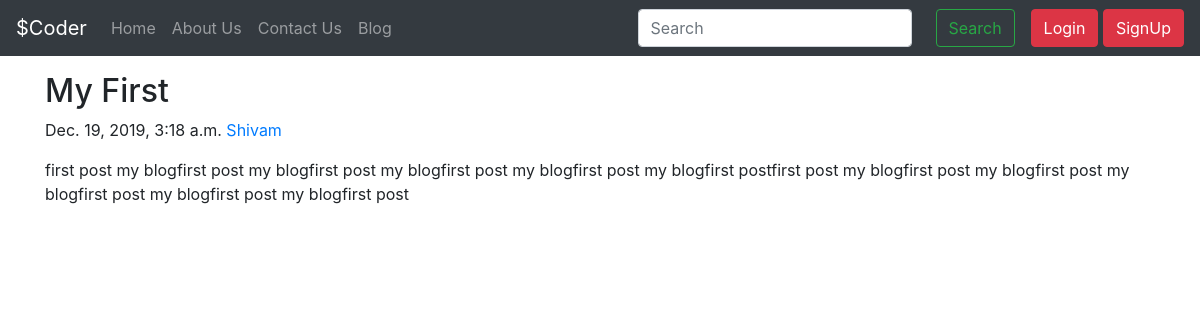
/blog/first-post, run on the app's committed database.
### blog/models.py (models this page shows, shortened)
class POST(models.Model):
    sno = models.AutoField(primary_key=True)
    title = models.CharField(max_length=100)
    content = models.CharField(max_length=1000)
    author = models.CharField(max_length=20)
    slug = models.CharField(max_length=120)
    timeStamp = models.DateTimeField(blank=True)

### blog/views.py (the view)
# urls.py: path('<str:slug>',views.blogPost, name='blogPost'),
def blogPost(request, slug):
    post = POST.objects.filter(slug=slug).first()
    context= {'post':post}
    return render(request, 'blog/blogpost.html', context)

### templates/blog/blogpost.html (shortened to what this page needs)
{% extends 'base.html' %}
 {% block body %}
 <div class="container my-3">
        <h2 class="blog-post-title">{{post.title}}</h2>
        <p class="blog-post-meta">{{post.timeStamp}} <a href="\about">{{post.author}}</a></p>
        <p>{{post.content}}</p>
      </div>
 {% endblock body %}

### data on the page
POST: title "My First", timeStamp "Dec. 19, 2019, 3:18 a.m.", author "Shivam", content "first post my blogfirst post my blogfirst post my blogfirst post my blogfirst post my blogfirst postfirst post my blogfirst post my blogfirst post my blogfirst post my blogfirst post my blogfirst post"
